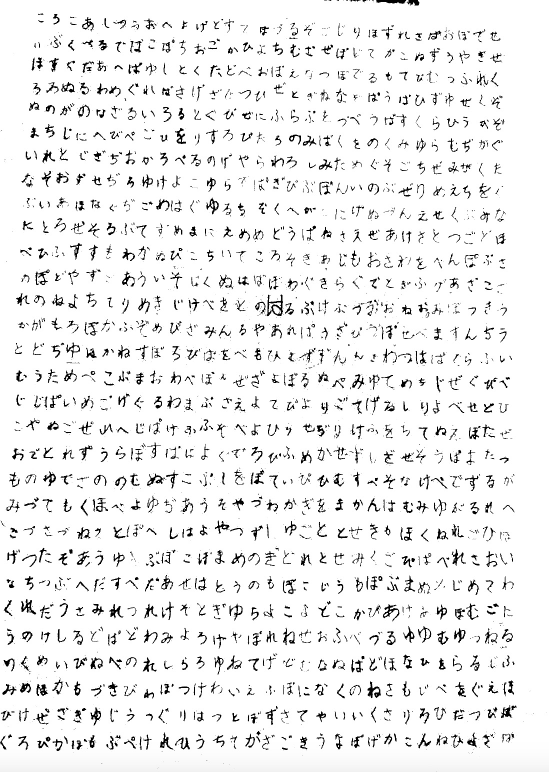
#> input picture data/test/test2.jpg, 1098 x 1544 px, found by its file name (shown at 1/2 size)
$ jupyter execute --allow-errors char_detection.ipynb   (shell and % lines are left out)
#> lines starting #> are read from the running program, lines starting #| are printed output that depends on the picture; after the words box and inside, x2 and y2 are one past the last pixel; in counts of white or black regions, pixels touching at a corner belong together
[cell 1]
def preprocess_image(image):
    # Correct nonuniform illumination of the background
    se = cv2.getStructuringElement(cv2.MORPH_RECT, (8, 8))
    bg = cv2.morphologyEx(image, cv2.MORPH_DILATE, se)
    corrected_image = cv2.divide(image, bg, scale=255)

    # Enhance contrast using CLAHE (Contrast Limited Adaptive Histogram Equalization)
    clahe = cv2.createCLAHE(clipLimit=2.0, tileGridSize=(8, 8))
    contrast_enhanced_image = clahe.apply(corrected_image)

    # Binarization
    _, binary_image = cv2.threshold(contrast_enhanced_image, 0, 255, cv2.THRESH_BINARY | cv2.THRESH_OTSU)

    # Noise removal using median blur
    denoised_image = cv2.medianBlur(binary_image, 5)

    # Further noise removal using morphological operations
    kernel = cv2.getStructuringElement(cv2.MORPH_RECT, (3, 3))

    # Apply morphological opening (erosion followed by dilation)
    opened_image = cv2.morphologyEx(denoised_image, cv2.MORPH_OPEN, kernel)

    # Apply morphological closing (dilation followed by erosion)
    final_image = cv2.morphologyEx(opened_image, cv2.MORPH_CLOSE, kernel)

    return final_image

[cell 2]
import cv2
from matplotlib import pyplot as plt


# image = cv2.imread('test.jpg')
image=cv2.imread('test/test2.jpg', cv2.IMREAD_GRAYSCALE)
#> image is the input picture: shape (1544, 1098); min 0, max 255, mean 238.1
gray= cv2.resize(image, (0,0), fx=2, fy=2)
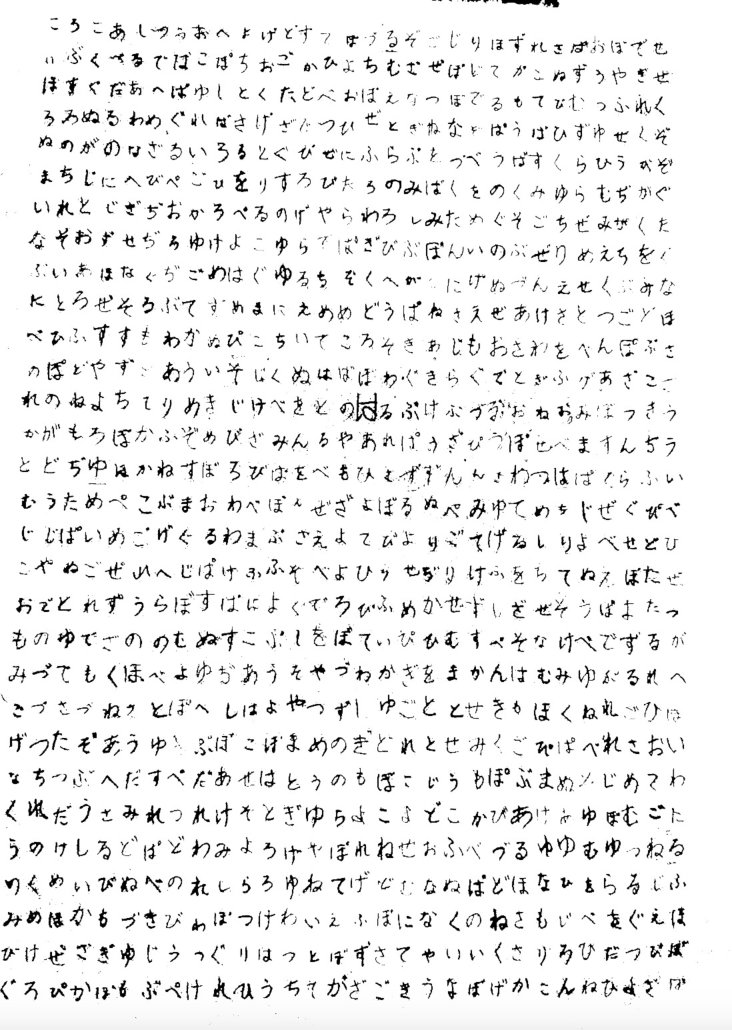
#> gray: shape (3088, 2196) (shown at 1/3 size); min 0, max 255, mean 238.1

# [4 lines of commented-out code are left out]
original=gray.copy()
_,gray = cv2.threshold(gray, 128, 255, cv2.THRESH_BINARY | cv2.THRESH_OTSU)
#> gray: shape (3088, 2196); 93.2% white; 2476 black regions (767 under 20 px), largest, box (x1, y1, x2, y2) and area: (1066, 1178, 1132, 1264) 2206, (1470, 2726, 1524, 2792) 1574, (1532, 2416, 1598, 2486) 1455
blur = cv2.GaussianBlur(gray, (3,3), 0)
canny = cv2.Canny(blur, 120, 255, 1)
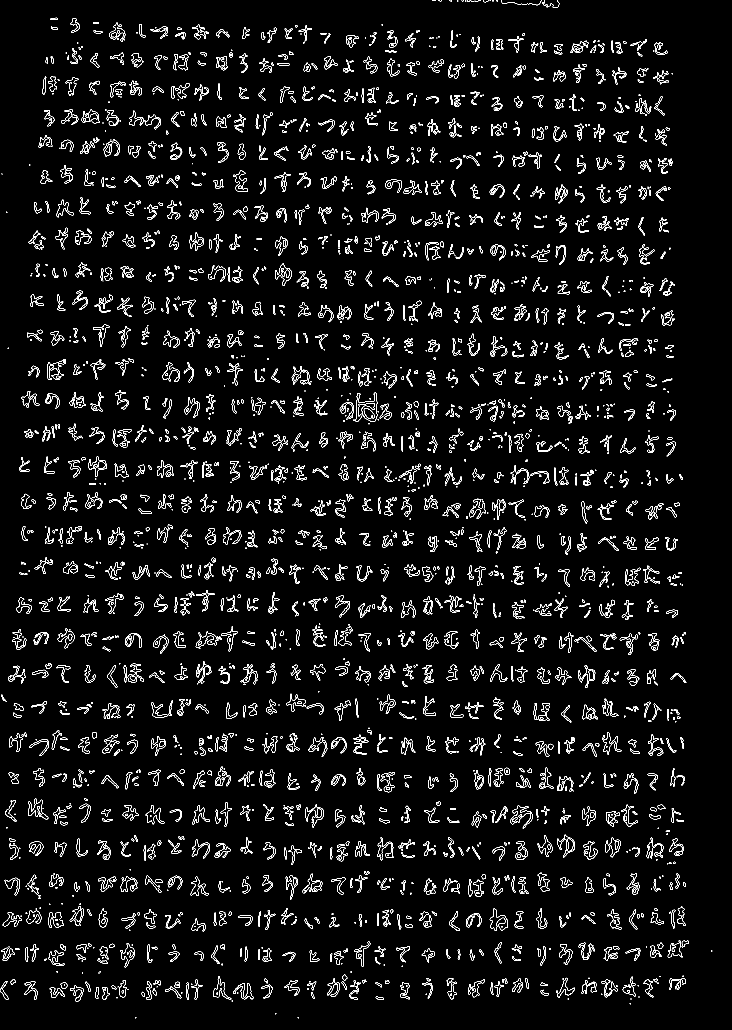
#> canny: shape (3088, 2196) (shown at 1/3 size); 3.2% white in thin lines or dots
kernel = cv2.getStructuringElement(cv2.MORPH_RECT, (6,6))
dilate = cv2.dilate(canny, kernel, iterations=4)
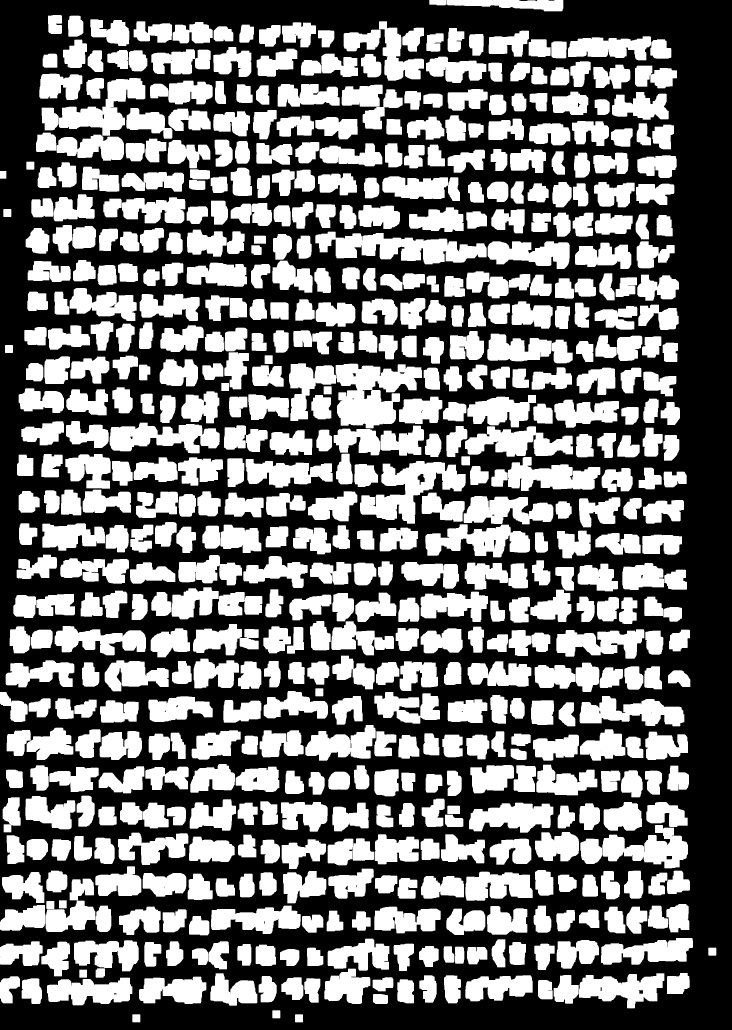
#> dilate: shape (3088, 2196) (shown at 1/3 size); 45.2% white; 612 white regions
cnts = cv2.findContours(dilate, cv2.RETR_EXTERNAL, cv2.CHAIN_APPROX_SIMPLE)
#> cnts = 612 contours; largest, box (x1, y1, x2, y2) and area: (1007, 1091, 1266, 1285) 31812, (946, 695, 1460, 793) 27524, (1080, 1383, 1397, 1571) 26772, (1276, 1573, 1590, 1672) 18686, (329, 1268, 659, 1360) 18632
cnts = cnts[0] if len(cnts) == 2 else cnts[1]

# min_area = 5000
image_number = 0
avg_h=0
for c in cnts:
    avg_h+=cv2.boundingRect(c)[3]
#> this loop made 612 passes
#> avg_h on passes 1 to 3: 24, 48, 72
#> after the loop, avg_h = 43650
avg_h//=len(cnts)
#> avg_h = 71

boxes=[]

for c in cnts:
    x,y,w,h = cv2.boundingRect(c)
    # cv2.rectangle(image, (x, y), (x + w, y + h), (36,255,12), 2)
    if w>1.2*avg_h:
        #search toward right
        ratio=w//avg_h+1
        inc=w//ratio
        for n in range(ratio):
            cv2.rectangle(gray, (x, y), (x + (n+1)*inc, y + h), (36,255,12), 2)
            boxes.append(((y,n*inc+x),(h,inc)))
    else:
        cv2.rectangle(gray, (x, y), (x + w, y + h), (36,255,12), 2)
        boxes.append(((y,x),(h,w)))
#> this loop made 612 passes
#> (x, y, w, h, ratio, inc) on passes 9, 12, 15, 19, 20, 23, 39, 42, 43, 44, 46, 47: (141, 2933, 256, 83, 4, 64), (417, 2930, 202, 82, 3, 67), (1396, 2926, 202, 78, 3, 67), (1737, 2920, 256, 105, 4, 64), (631, 2920, 141, 97, 2, 70), (973, 2906, 138, 106, 2, 69), (124, 2825, 86, 104, 2, 43), (0, 2824, 128, 74, 2, 64), (222, 2821, 194, 93, 3, 64), (1670, 2820, 127, 86, 2, 63), (983, 2816, 185, 96, 3, 61), (1803, 2814, 276, 80, 4, 69)
#> (x, y, w, h) on passes 1 to 6: (885, 3043, 24, 24), (397, 3043, 24, 24), (817, 3031, 24, 24), (1119, 2982, 45, 30), (1614, 2940, 44, 58), (1192, 2938, 50, 72)
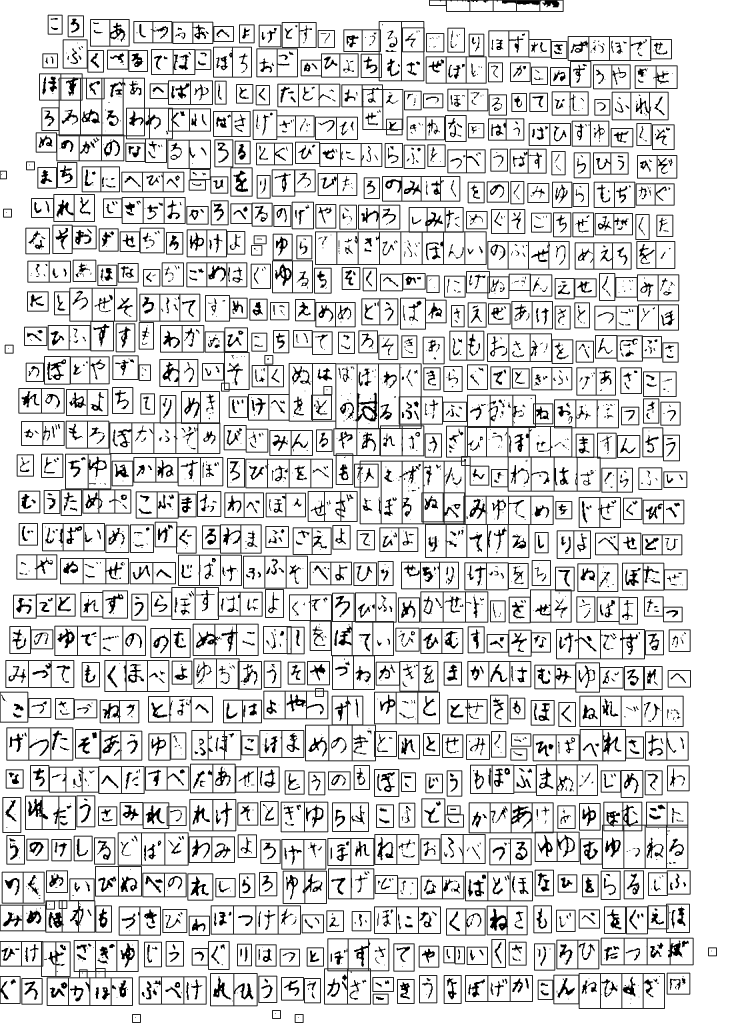
#> gray: shape (3088, 2196) (shown at 1/3 size); min 0, max 255, mean 216.8
#> after the loop, boxes = 928 items


plt.imshow(gray)
plt.show()
cv2.imwrite('char/out2.png', gray)
plt.imshow(canny)
plt.show()

plt.imshow(blur)
plt.show()

[cell 3]
threshold=avg_h/2
#> threshold = 35.5
boxes=sorted(boxes)

page=[]
line=[]
prev_y=boxes[0][0][0]
#> prev_y = 0

for (y,x),(h,w) in boxes:
    if y-prev_y<threshold and len(line)<31:
        line.append(((x,y),(w,h)))
    else:
        line=sorted(line)
        # print(len(line))
        page.append(line)
        line=[((x,y),(w,h))]
    prev_y=y
#> this loop made 928 passes
#> (y, x, h, w, prev_y) on passes 7, 38: (45, 144, 57, 42, 45), (124, 1654, 51, 46, 124)
#> after the loop, page = 37 items
line=sorted(line)
#> line = [((397, 3043), (24, 24)), ((817, 3031), (24, 24)), ((885, 3043), (24, 24))]
page.append(line)

#> (a cell that did not finish here is left out)

[cell 5]
import os
unicode_to_class={}
class_to_unicode={}
unicodes=["3042", "3044", "3046", "3048", "304a", "304b", "304c", "304d", "304e", "304f", "3050", "3051", "3052", "3053", "3054", "3055", "3056", "3057", "3058", "3059", "305a", "305b", "305c", "305d", "305e", "305f", "3060", "3061", "3062", "3064", "3065", "3066", "3067", "3068", "3069", "306a", "306b", "306c", "306d", "306e", "306f", "3070", "3071", "3072", "3073", "3074", "3075", "3076", "3077", "3078", "3079", "307a", "307b", "307c", "307d", "307e", "307f", "3080", "3081", "3082", "3084", "3086", "3088", "3089", "308a", "308b", "308c", "308d", "308f", "3092", "3093"]
count=0
for u in unicodes:
    hex="0x"+u
    unicode_to_class[hex]=count
    class_to_unicode[count]=hex
    count+=1
print(class_to_unicode)

$ run again, with data/test/test1.jpg copied over data/test/test2.jpg
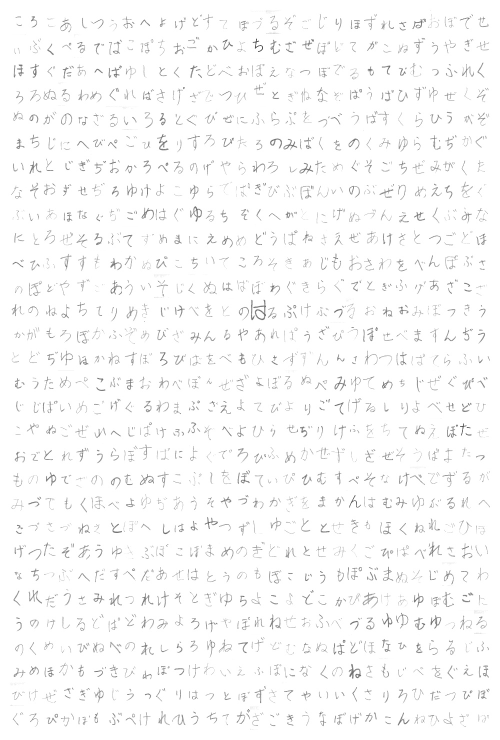
#> input picture data/test/test1.jpg, 1000 x 1480 px, found by its file name (shown at 1/2 size)
#> image is the input picture: shape (1480, 1000); min 57, max 255, mean 249.7
#> canny: shape (2960, 2000); 3.5% white in thin lines or dots
#> `dilate = cv2.dilate(canny, kernel, iterations=4)`:
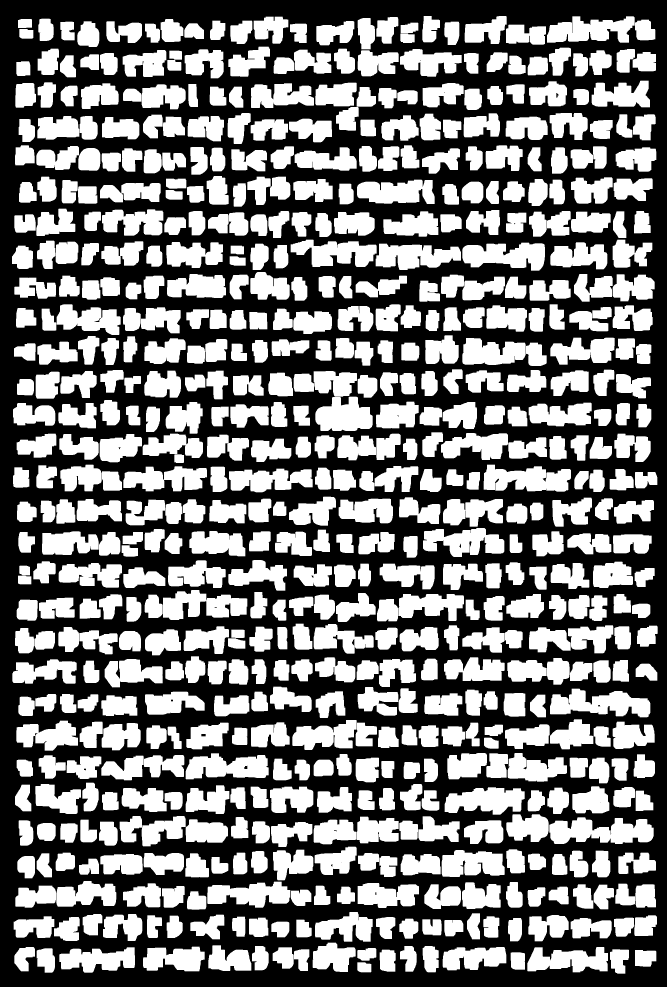
#> dilate: shape (2960, 2000) (shown at 1/3 size); 47.3% white; 621 white regions
#> cnts = 621 contours; largest, box (x1, y1, x2, y2) and area: (1648, 2452, 1961, 2532) 16866, (1650, 2066, 1951, 2152) 15774, (1451, 1394, 1713, 1475) 14826, (1387, 728, 1635, 812) 14426, (489, 1770, 742, 1860) 14129
#> the loop `for c in cnts:` made 621 passes
#> avg_h on passes 1 to 3: 30, 82, 132
#> after the loop `for c in cnts:`: avg_h = 42091
#> `avg_h//=len(cnts)`: avg_h = 67
#> the loop `for c in cnts:` made 621 passes
#> (x, y, w, h, ratio, inc) on passes 10, 11, 12, 14, 18, 19, 25, 33: (178, 2842, 227, 76, 4, 56), (1582, 2841, 242, 76, 4, 60), (1328, 2841, 191, 70, 3, 63), (429, 2840, 185, 74, 3, 61), (625, 2836, 129, 77, 2, 64), (938, 2828, 129, 88, 2, 64), (1712, 2754, 123, 61, 2, 61), (41, 2749, 122, 65, 2, 61)
#> after the loop `for c in cnts:`:
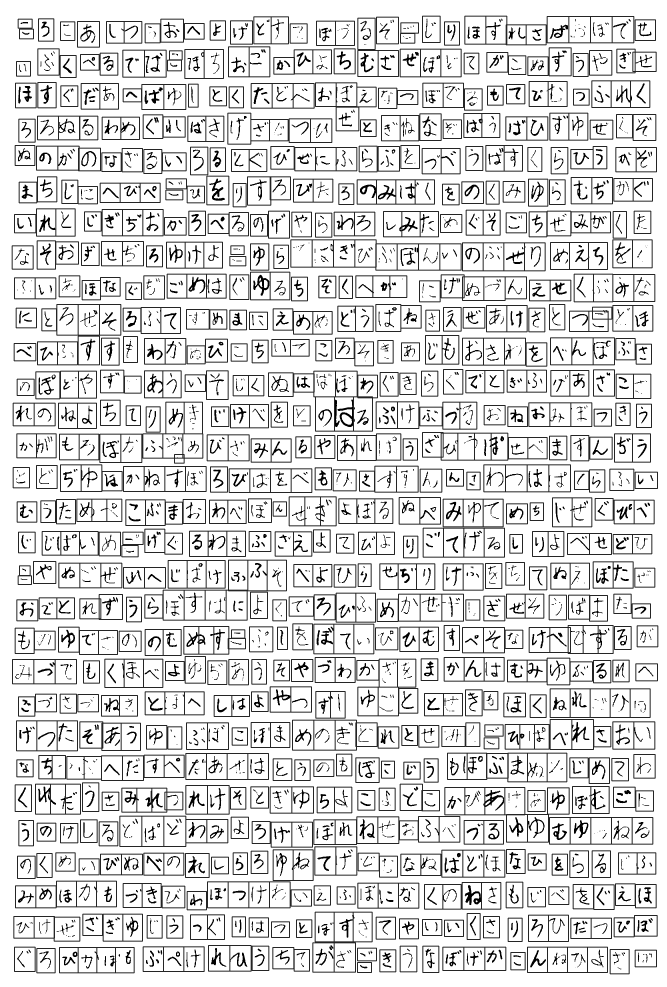
#> gray: shape (2960, 2000) (shown at 1/3 size); min 0, max 255, mean 217.3
#> after the loop `for c in cnts:`: boxes = 921 items
#> threshold = 33.5
#> `prev_y=boxes[0][0][0]`: prev_y = 48
#> the loop `for (y,x),(h,w) in boxes:` made 921 passes
#> (y, x, h, w, prev_y) on passes 32 to 33: (100, 1201, 29, 43, 100), (140, 685, 90, 62, 140)
#> after the loop `for (y,x),(h,w) in boxes:`: page = 34 items
#> `line=sorted(line)`: line = 31 items

$ run again, with data/test/test3.jpg copied over data/test/test2.jpg
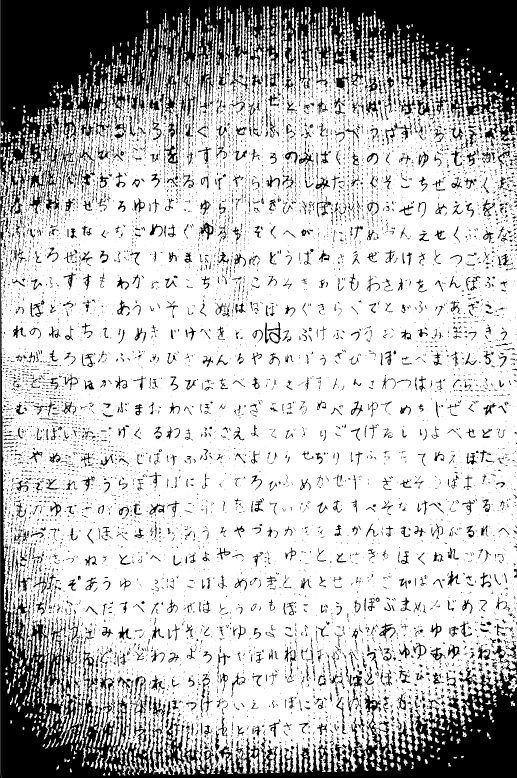
#> input picture data/test/test3.jpg, 1034 x 1556 px, found by its file name (shown at 1/2 size)
#> `canny = cv2.Canny(blur, 120, 255, 1)`:
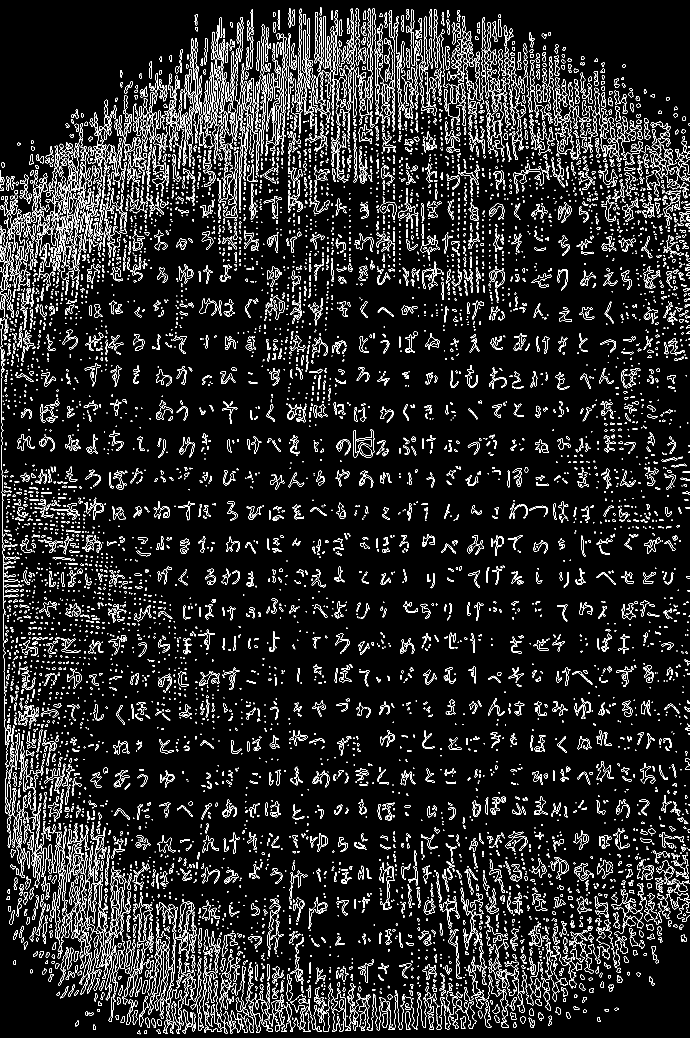
#> canny: shape (3112, 2068) (shown at 1/3 size); 6.2% white in thin lines or dots
#> dilate: shape (3112, 2068); 70.2% white; 471 black regions (128 under 20 px)
#> cnts = 221 contours; largest, box (x1, y1, x2, y2) and area: (0, 14, 2068, 3112) 3493744, (1729, 1761, 2068, 2077) 47848, (44, 1161, 439, 1375) 43248, (1661, 1971, 2068, 2216) 38886, (800, 2200, 1237, 2400) 32594
#> the loop `for c in cnts:` made 221 passes
#> avg_h on passes 1 to 3: 36, 73, 136
#> after the loop `for c in cnts:`: avg_h = 18927
#> `avg_h//=len(cnts)`: avg_h = 85
#> the loop `for c in cnts:` made 221 passes
#> (x, y, w, h, ratio, inc) on passes 9, 15, 17, 21, 31, 32, 33, 36: (1001, 2672, 126, 89, 2, 63), (859, 2406, 255, 166, 4, 63), (469, 2396, 121, 68, 2, 60), (1594, 2381, 179, 94, 3, 59), (1269, 2298, 111, 65, 2, 55), (1588, 2292, 135, 74, 2, 67), (597, 2287, 132, 101, 2, 66), (311, 2214, 127, 62, 2, 63)
#> after the loop `for c in cnts:`:
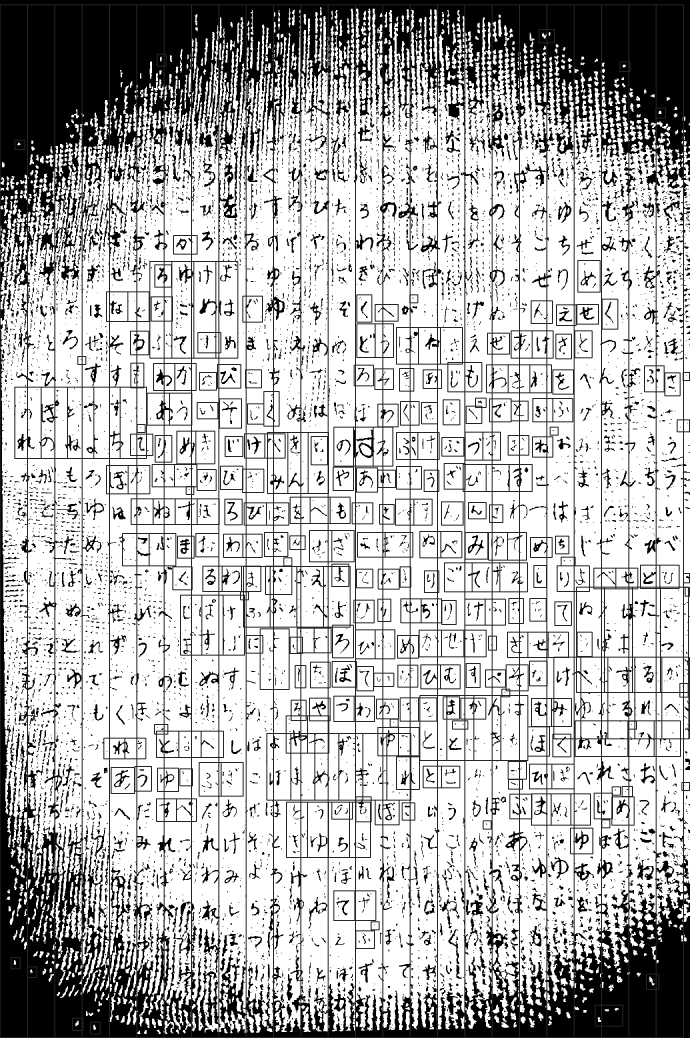
#> gray: shape (3112, 2068) (shown at 1/3 size); min 0, max 255, mean 180
#> after the loop `for c in cnts:`: boxes = 344 items
#> threshold = 42.5
#> `prev_y=boxes[0][0][0]`: prev_y = 14
#> the loop `for (y,x),(h,w) in boxes:` made 344 passes
#> (y, x, h, w, prev_y) on passes 26, 27, 29, 30, 31, 32, 38, 49: (88, 1617, 40, 46, 88), (162, 471, 36, 27, 162), (324, 1967, 30, 29, 324), (420, 44, 28, 30, 420), (706, 520, 56, 71, 706), (781, 1733, 95, 67, 781), (875, 319, 89, 64, 875), (971, 1070, 101, 55, 971)
#> after the loop `for (y,x),(h,w) in boxes:`: page = 27 items
#> `line=sorted(line)`: line = [((217, 3054), (31, 37)), ((271, 3066), (29, 36)), ((1785, 3015), (83, 63))]
